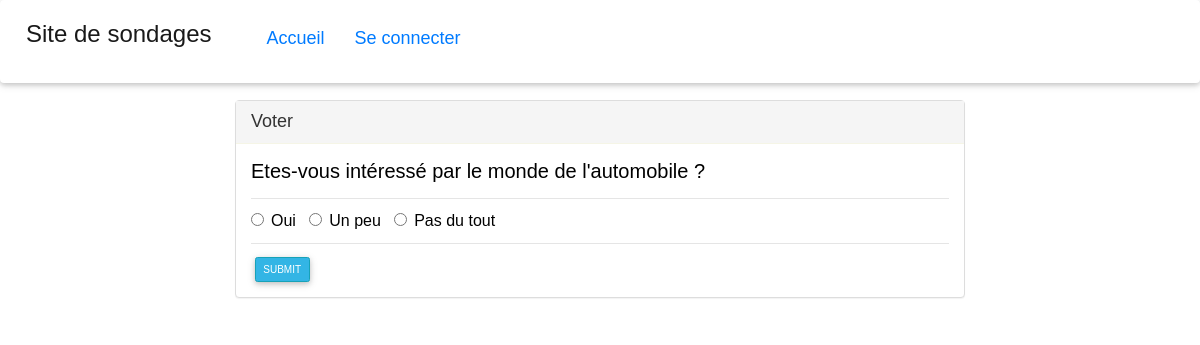
The app's page /vote/2/ with its own data.
### app/models.py (models this page shows, shortened)
class Poll(models.Model):
    question = models.TextField()
    option_one = models.CharField(max_length=30)
    option_two = models.CharField(max_length=30)
    option_three = models.CharField(max_length=30)
    option_one_count = models.IntegerField(default=0)
    option_two_count = models.IntegerField(default=0)
    option_three_count = models.IntegerField(default=0)

### app/views.py (the view, shortened to what this page needs)
# urls.py: path('vote/<poll_id>/', pollViews.vote, name='vote'),
def vote(request, poll_id):
    poll = Poll.objects.get(pk=poll_id)
    context = {
        'poll': poll
    }
    return render(request, 'vote.html', context)

### templates/vote.html (shortened to what this page needs)
{% extends "base.html" %}
{% block main %}
<div class="row" id="row-content">
    <div class="col-lg-8 col-lg-offset-2">
        <div class="panel panel-default">
            <div class="panel-heading">
                <h3 class="panel-title">Voter</h3>
            </div>
            <div class="panel-body">
                <div class="row">
                    <div class="col-lg-12">
                        <h2>{{ poll.question }}</h2>
                    </div>
                </div>
                <div class="row">
                    <div class="col-lg-12">
                        <hr />
                        <form method="POST">
                            <div class="form-group">
                                <div class="radio">
                                    <label>
                                        <input type="radio" name="poll" value="option1" required>
                                        {{ poll.option_one }}
                                    </label> &nbsp;
                                    <label>
                                        <input type="radio" name="poll" value="option2">
                                        {{ poll.option_two }}
                                    </label> &nbsp;
                                    <label>
                                        <input type="radio" name="poll" value="option3">
                                        {{ poll.option_three }}
                                    </label> &nbsp;
                                </div>
                            </div>
                            <hr />
                            <button type="submit" class="btn btn-info">
                                Submit
                            </button>
                        </form>
                    </div>
                </div>
            </div>
        </div>
    </div>
</div>
{% endblock %}

### static/css/style.css (style rules this page uses)
* { margin: 0; padding: 0; box-sizing: border-box; }
html { scroll-behavior: smooth; }
body { font-family: "poppins-semibold", sans-serif; color: black; font-size: medium; }
#row-content { margin-top: 100px; }
.panel-default > .panel-heading { color: #333; border-color: rgba(245, 245, 220, .6); border-top-left-radius: 0; border-top-right-radius: 0; }
.panel-title { font-size: large; }

### records on screen
Poll: question "Etes-vous intéressé par le monde de l'automobile ?", option_one "Oui", option_two "Un peu", option_three "Pas du tout"
